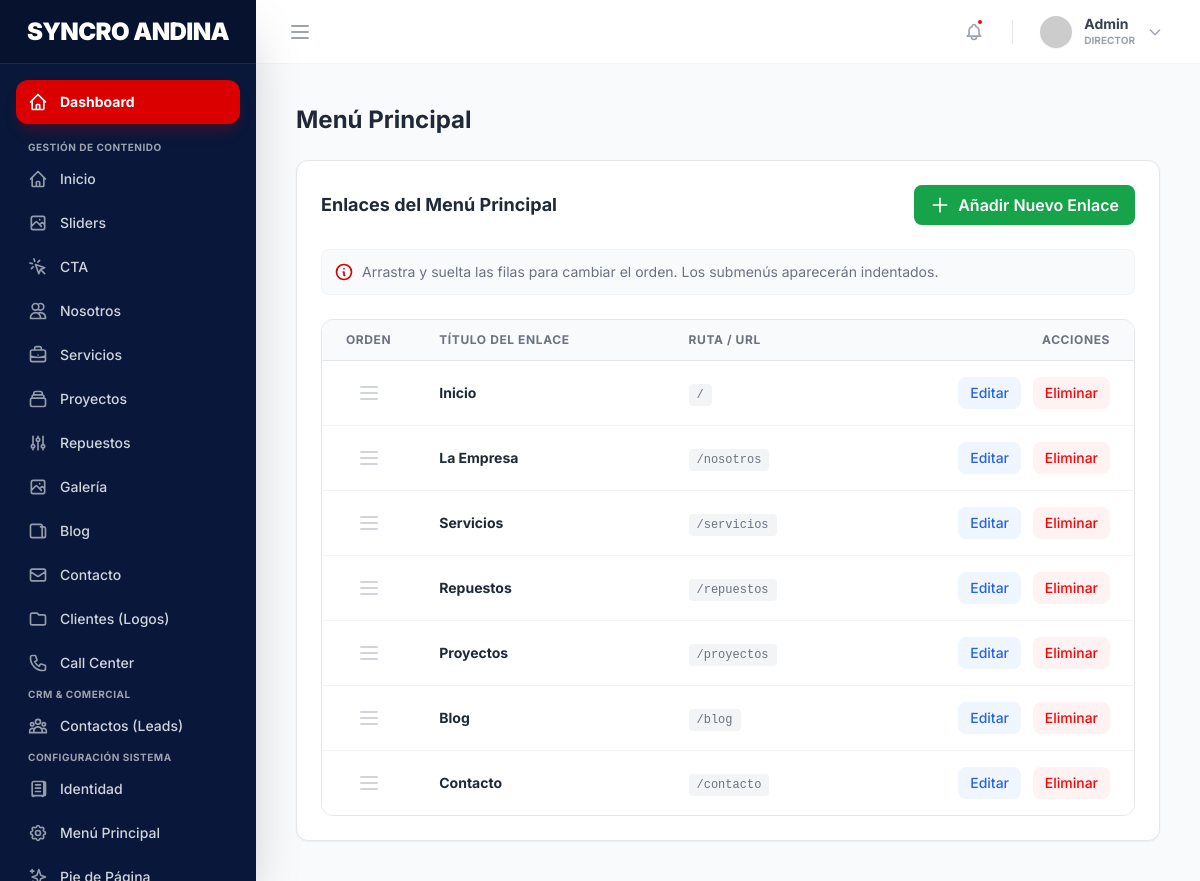
Screenshot of /admin/cabecera (signed in) with the database file from the repository.
### tables this page shows
CREATE TABLE `menu_links` (
  `id` int NOT NULL AUTO_INCREMENT,
  `title` varchar(100) NOT NULL,
  `url` varchar(255) NOT NULL,
  `order_index` int DEFAULT '0',
  `is_active` tinyint(1) DEFAULT '1',
  `created_at` timestamp NULL DEFAULT CURRENT_TIMESTAMP,
  `updated_at` timestamp NULL DEFAULT CURRENT_TIMESTAMP ON UPDATE CURRENT_TIMESTAMP,
  `parent_id` int DEFAULT NULL,
  PRIMARY KEY (`id`),
  KEY `fk_menu_parent` (`parent_id`),
  CONSTRAINT `fk_menu_parent` FOREIGN KEY (`parent_id`) REFERENCES `menu_links` (`id`) ON DELETE CASCADE
);

### app/Controllers/AdminController.php (called while the page is built, shortened)
<?php
class AdminController extends Controller {
    protected function adminView($name, $data = []) {
        extract($data);
        require __DIR__ . '/../views/admin/layout/header.php';
        require __DIR__ . '/../views/admin/layout/sidebar.php';
        require __DIR__ . '/../views/admin/layout/topbar.php';
        require __DIR__ . "/../views/admin/{$name}.php";
        require __DIR__ . '/../views/admin/layout/footer.php';
    }
    public function headerConfig() {
        $settingModel = new \App\Models\Setting();
        $menuLinkModel = new \App\Models\MenuLink();
        $settings = $settingModel->getAll();
        $menuLinks = $menuLinkModel->getActive();
        $topLevelLinks = $menuLinkModel->getTopLevel();
        return $this->adminView('header_config', [
            'title' => 'Configuración de Header y Menú',
            'settings' => $settings,
            'menuLinks' => $menuLinks,
            'topLevelLinks' => $topLevelLinks
        ]);
    }
}

### core/Router.php (called while the page is built, shortened)
<?php
class Router {
    protected $routes = [
        'GET' => [],
        'POST' => []
    ];
    public function get($uri, $controller) {
        $this->routes['GET'][$uri] = $controller;
    }
    public function post($uri, $controller) {
        $this->routes['POST'][$uri] = $controller;
    }
    public function direct($uri, $requestType) {
        if (array_key_exists($uri, $this->routes[$requestType])) {
            return $this->callAction(
                ...explode('@', $this->routes[$requestType][$uri])
            );
        }
        throw new \Exception('No se definió ninguna ruta para esta URI.');
    }
    protected function callAction($controller, $action, ...$parameters) {
        $controller = new $controller;
        return $controller->$action(...$parameters);
    }
}

### public/index.php (called while the page is built, shortened)
<?php
require __DIR__ . '/../app/helpers.php';
$router = new Router();
$requestUri = parse_url($_SERVER['REQUEST_URI'], PHP_URL_PATH);
$scriptName = dirname($_SERVER['SCRIPT_NAME']);
$uri = $requestUri;
if ($scriptName !== '/' && $scriptName !== '\\') {
    $scriptName = str_replace('\\', '/', $scriptName);
    if (strpos($uri, $scriptName) === 0) {
        $uri = substr($uri, strlen($scriptName));
    }
}
$uri = trim($uri, '/');
$method = $_SERVER['REQUEST_METHOD'];
try {
    $router->direct($uri, $method);
} catch (Exception $e) {
    error_log("EXCEPCION CAPTURADA: " . $e->getMessage() . " en " . $e->getFile() . ":" . $e->getLine() . "\n" . $e->getTraceAsString());
    $controller = new \App\Controllers\PageController();
    $controller->error404("La página o dirección web solicitada no existe.");
}

### config/database.php (called while the page is built)
<?php
return [
    'host' => '127.0.0.1',
    'dbname' => 'syncroandina_db',
    'username' => 'root',
    'password' => 'root',
    'charset' => 'utf8mb4',
    'options' => [
        PDO::ATTR_ERRMODE => PDO::ERRMODE_EXCEPTION,
        PDO::ATTR_DEFAULT_FETCH_MODE => PDO::FETCH_ASSOC,
        PDO::ATTR_EMULATE_PREPARES => false,
    ]
];

### core/Model.php (called while the page is built, shortened)
<?php
class Model {
    public function __construct() {
        $config = require __DIR__ . '/../config/database.php';
        try {
            $this->db = new PDO(
                "mysql:host={$config['host']};dbname={$config['dbname']};charset={$config['charset']}",
                $config['username'],
                $config['password'],
                $config['options']
            );
        } catch (PDOException $e) {
            die("Error de conexión a la base de datos: " . $e->getMessage());
        }
    }
}

### app/Models/MenuLink.php (called while the page is built, shortened)
<?php
class MenuLink extends Model {
    protected $table = 'menu_links';
    public function getActive() {
        $stmt = $this->db->query("SELECT * FROM {$this->table} WHERE is_active = 1 ORDER BY parent_id ASC, order_index ASC");
        $results = $stmt->fetchAll(PDO::FETCH_ASSOC);
        $tree = [];
        $children = [];
        foreach($results as $row) {
            if (empty($row['parent_id'])) {
                $row['children'] = [];
                $tree[$row['id']] = $row;
            } else {
                $children[] = $row;
            }
        }
        return array_values($tree);
    }
}

### app/helpers.php (called while the page is built, shortened)
<?php
function url($path = '') {
    $base = dirname($_SERVER['SCRIPT_NAME']);
    $base = ($base === '/' || $base === '\\') ? '' : $base;
    $base = str_replace('\\', '/', $base);
    $path = '/' . ltrim($path, '/');
    return $base . $path;
}

### app/views/admin/header_config.php (the view, shortened to what this page needs)
<div class="space-y-6">
    <div class="flex justify-between items-center">
        <h2 class="text-2xl font-bold text-gray-800">Menú Principal</h2>
    </div>
    <div class="bg-white rounded-xl shadow-sm border border-gray-200 p-6">
        <div class="flex justify-between items-center mb-6">
            <h3 class="text-lg font-bold text-gray-800">Enlaces del Menú Principal</h3>
            <button type="button" onclick="openModal()" class="bg-green-600 text-white px-4 py-2 rounded-lg font-semibold hover:bg-green-700 transition-all flex items-center gap-2 shadow-sm">
                <svg class="w-5 h-5" fill="none" stroke="currentColor" viewBox="0 0 24 24"><path stroke-linecap="round" stroke-linejoin="round" stroke-width="2" d="M12 4v16m8-8H4"></path></svg>
                Añadir Nuevo Enlace
            </button>
        </div>
        <p class="text-sm text-gray-500 mb-6 flex items-center gap-2 bg-gray-50 p-3 rounded-lg border border-gray-100">
            <svg class="w-5 h-5 text-secondary" fill="none" stroke="currentColor" viewBox="0 0 24 24"><path stroke-linecap="round" stroke-linejoin="round" stroke-width="2" d="M13 16h-1v-4h-1m1-4h.01M21 12a9 9 0 11-18 0 9 9 0 0118 0z"></path></svg>
            Arrastra y suelta las filas para cambiar el orden. Los submenús aparecerán indentados.
        </p>
        <div class="overflow-hidden rounded-xl border border-gray-200">
            <table class="min-w-full divide-y divide-gray-200">
                <thead class="bg-gray-50">
                    <tr>
                        <th class="px-6 py-3 text-left text-xs font-bold text-gray-500 uppercase tracking-wider w-20 text-center">Orden</th>
                        <th class="px-6 py-3 text-left text-xs font-bold text-gray-500 uppercase tracking-wider">Título del Enlace</th>
                        <th class="px-6 py-3 text-left text-xs font-bold text-gray-500 uppercase tracking-wider">Ruta / URL</th>
                        <th class="px-6 py-3 text-right text-xs font-bold text-gray-500 uppercase tracking-wider">Acciones</th>
                    </tr>
                </thead>
                <tbody class="bg-white divide-y divide-gray-100" id="sortable-menu">
                    <?php foreach($menuLinks as $link): ?>
                    <tr data-id="<?= $link['id'] ?>" class="hover:bg-gray-50/80 transition-colors group">
                        <td class="px-6 py-4 whitespace-nowrap cursor-move text-gray-300 group-hover:text-secondary drag-handle text-center">
                            <svg class="w-6 h-6 mx-auto" fill="none" stroke="currentColor" viewBox="0 0 24 24"><path stroke-linecap="round" stroke-linejoin="round" stroke-width="2" d="M4 6h16M4 12h16M4 18h16"></path></svg>
                        </td>
                        <td class="px-6 py-4 whitespace-nowrap text-sm font-bold text-gray-800">
                            <?= htmlspecialchars($link['title']) ?>
                        </td>
                        <td class="px-6 py-4 whitespace-nowrap text-sm text-gray-500">
                            <span class="bg-gray-100 px-2 py-1 rounded text-xs font-mono"><?= htmlspecialchars($link['url']) ?></span>
                        </td>
                        <td class="px-6 py-4 whitespace-nowrap text-right text-sm font-medium">
                            <button type="button" onclick="editMenuLink(<?= $link['id'] ?>, '<?= htmlspecialchars(addslashes($link['title'])) ?>', '<?= htmlspecialchars(addslashes($link['url'])) ?>', '')" class="bg-blue-50 text-blue-600 hover:bg-blue-100 px-3 py-1.5 rounded-lg transition-colors mr-2">Editar</button>
                            <form action="<?= url('admin/cabecera/menu/delete') ?>" method="POST" class="inline-block" onsubmit="return confirm('¿Seguro que deseas eliminar este enlace?');">
                                <button type="submit" class="bg-red-50 text-red-600 hover:bg-red-100 px-3 py-1.5 rounded-lg transition-colors">Eliminar</button>
                            </form>
                        </td>
                    </tr>
                    <?php endforeach; ?>
                </tbody>
            </table>
        </div>
    </div>
</div>

### rows the page displays
menu_links: title "Inicio", url "/"
menu_links: title "La Empresa", url "/nosotros"
menu_links: title "Servicios", url "/servicios"
menu_links: title "Repuestos", url "/repuestos"
menu_links: title "Proyectos", url "/proyectos"
menu_links: title "Blog", url "/blog"
menu_links: title "Contacto", url "/contacto"
